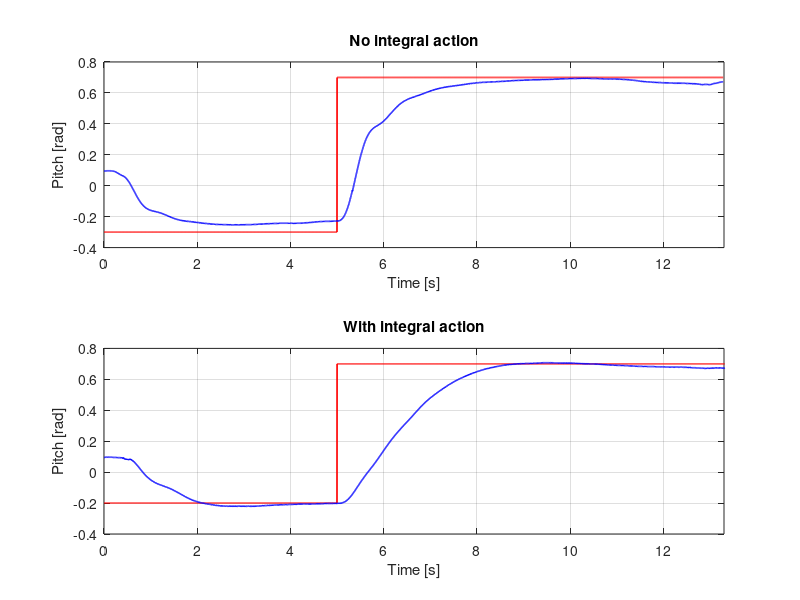

Source code (MATLAB):
Q_7050_p = load('Q_7050_p.mat');
Q_7050_p = Q_7050_p.Q_7050_p;

figure(1);
subplot(2,1,2);
plot(Q_7050_p(1,:), Q_7050_p(2,:), 'r', 'LineWidth', 1.2);
hold on;
grid on;
plot(Q_7050_p(1,:), Q_7050_p(3,:), 'b', 'LineWidth', 1.2);
xlabel('Time [s]');
ylabel('Pitch [rad]');
xlim([0 13.3]);
title('With integral action');

R_dot8dot5_p = load('R_dot8dot5_p.mat');
R_dot8dot5_p = R_dot8dot5_p.R_dot8dot5_p;


subplot(2,1,1);
plot(R_dot8dot5_p(1,:), R_dot8dot5_p(2,:), 'r', 'LineWidth', 1.2);
hold on;
grid on;
plot(R_dot8dot5_p(1,:), R_dot8dot5_p(3,:), 'b', 'LineWidth', 1.2);
xlabel('Time [s]');
ylabel('Pitch [rad]');
xlim([0 13.3]);
title('No integral action');